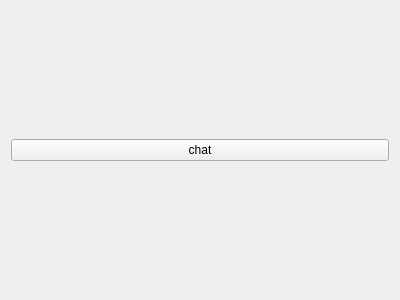
<?xml version="1.0" encoding="UTF-8"?>
<ui version="4.0">
 <class>chatfunc</class>
 <widget class="QWidget" name="chatfunc">
  <property name="geometry">
   <rect>
    <x>0</x>
    <y>0</y>
    <width>400</width>
    <height>300</height>
   </rect>
  </property>
  <property name="windowTitle">
   <string>Form</string>
  </property>
  <layout class="QGridLayout" name="gridLayout">
   <item row="0" column="0">
    <widget class="QPushButton" name="chat">
     <property name="text">
      <string>chat</string>
     </property>
    </widget>
   </item>
  </layout>
 </widget>
 <resources/>
 <connections/>
</ui>
